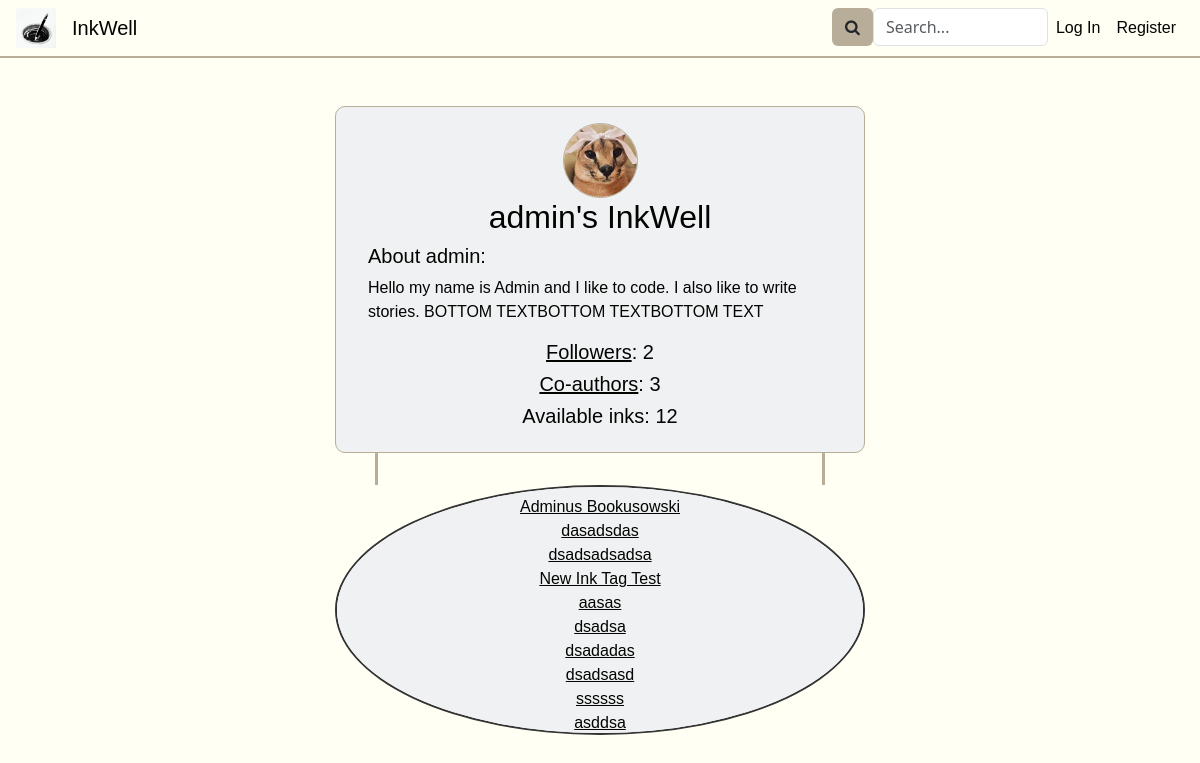
The app's page /well/admin with its own data.
### inkwell/models.py (models this page shows, shortened)
class User(AbstractUser):
    about = models.CharField(max_length=250, default="")
    profilePicture = models.ImageField(upload_to='', blank=True, null=True)
    @property
    def acceptedCoAuthorRequests(self): # Amount of accepted co-author requests the author got from other authors
        acar = Ink.objects.filter(inkOwner=self).exclude(coAuthors=None).values_list('coAuthors', flat=True)
        return acar.count()
    @property
    def followers(self):
        f = Follow.objects.filter(followee=self)
        return f.count()
    def __str__(self):
        return f"{self.username}"

class Ink(models.Model):
    wellOrigin = models.ForeignKey(Well, on_delete=models.CASCADE, related_name="well_pk", default="")
    inkOwner = models.ForeignKey(User, on_delete=models.CASCADE, related_name="ink_owner", default="")
    coAuthors = models.ManyToManyField(User, related_name="CoAuthors", blank=True)
    privateStatus = models.BooleanField(default=False)
    updateStatus = models.BooleanField(default=False) # If the Ink is edited at least once, this changes to true
    ink_following = models.ManyToManyField(User, related_name="ink_following", blank=True)
    tags = models.ManyToManyField(Tag, related_name="tags", blank=True)
    description = models.CharField(max_length=500, default="")
    title = models.CharField(max_length=64, default="")
    views = models.PositiveBigIntegerField(default=0)
    creation_date = models.DateTimeField(default=timezone.now, editable=False)

### inkwell/views.py (the view)
# urls.py: path('well/<str:username>', views.well, name='well'),
def well(request, username):
    followCheck = False
    wellOwner = User.objects.get(username=username)
    if request.user.is_authenticated:
        current_user = User.objects.get(pk=request.user.pk)
        if Follow.objects.filter(follower=current_user, followee=wellOwner):
            followCheck = True
    inks = Ink.objects.filter(inkOwner=wellOwner.pk, privateStatus=False)
    followers = wellOwner.followers
    co_authors = wellOwner.acceptedCoAuthorRequests
    return render(request, "inkwell/well.html", {
        "wellOwner": wellOwner,
        "inks": inks,
        "followers": followers,
        "ink_number": len(inks),
        "coAuthors": co_authors,
        "followCheck": followCheck,
        "title": f"{wellOwner}'s InkWell"
    })

### inkwell/templates/inkwell/well.html (shortened to what this page needs)
{% extends "inkwell/layout.html" %}
{% block body %}
<div class="well-col disFdirColAliCen mt-5">
    <div class="well-banner disFdirColAliCen">
        {% if wellOwner.profilePicture %}
            <img class="author-profile-picture" src="/media/{{wellOwner.profilePicture}}">
        {% else %}
            <img class="author-profile-picture" src="/media/no-profile-picture-icon.jpg">
        {% endif %}
        <h2 class="text-center" id="well-username" data-name="{{ wellOwner }}">{{ wellOwner }}'s InkWell</h2>
        <div class="profileAboutMe">
            <h5>About {{ wellOwner }}:</h5>
            <p>{{ wellOwner.about }}</p>
        </div>
        <h5><a href="{% url 'followers' username=wellOwner searchQuery='' %}">Followers</a>: {{ followers }}</h5>
        <h5><a href="{% url 'coauthors' username=wellOwner searchQuery='' %}">Co-authors</a>: {{ coAuthors }}</h5>
        <h5>Available inks: {{ ink_number }}</h5>
    </div>
    <div class="wellUnderBanner disFdirColAliCen">
        <div class="buttonsWellUnderBanner">
        </div>
    </div>
    <div class="well" id="well">
        <div class="inksInWell disFdirColAliCen mt-2 mb-2">
            {% for ink in inks %}
                <a href="{% url 'ink_view' inkID=ink.id %}">{{ink.title}}</a>
            {% endfor %}
        </div>
    </div>
</div>
{% endblock %}

### inkwell/static/inkwell/styles.css (style rules this page uses)
:root { --black: #020202ff; --dark-green: #0d2818ff; --pakistan-green: #04471cff; --sea-green: #058c42ff; --malachite: #16db65ff; --coquelicot: #f15025ff; --white: #ffffffff; --platinum: #e6e8e6ff; --timberwolf: #ced0ceff; --eerie-black: #191919ff; --gunmetal: #223843ff; --antiflash-white: #eff1f3ff; --timberwolf: #dbd3d8ff; --desert-sand: #d8b4a0ff; --burnt-sienna: #d77a61ff; --baby-powder: #fdfffcff; --lapis-lazuli: #235789ff; --fire-engine-red: #c1292eff; --school-bus-yellow: #f1d302ff; --raisin-black: #161925ff; --khaki: #b7ad99ff; --folly: #ff4365ff; --black: #030301ff; --turquoise: #00d9c0ff; --ivory: #fffff3ff; --primary-color: var(--antiflash-white); --secondary-color: var(--ivory); --background-color: var(--ivory); --text-color: var(--black); --border-color: var(--khaki); --button-color: var(--khaki); }
p, a, h1, h2, h3, h4, h5, span { color: var(--text-color); font-family:Arial, Helvetica, sans-serif; }
body { background-color: var(--background-color); margin: 0; z-index: 0; }
.disFdirColAliCen { display: flex; flex-direction: column; align-items: center; }
@media (min-width: 531px) { .well-banner, .well { width: 530px; } }
@media (min-width: 531px) { .wellUnderBanner { width: 450px; } }
.author-profile-picture { border: 1px var(--border-color) solid; border-radius: 50%; width: 75px; height: 75px; overflow: hidden; }
.well-col { width: auto; }
.profileAboutMe { margin-left: 1rem; margin-right: 1rem; }
.well-banner { height: auto; border: 1.5px var(--border-color) solid; background-color: var(--primary-color); border-radius: 10px; padding: 1rem; }
.wellUnderBanner { height: auto; border-left: 3px var(--border-color) solid; border-right: 3px var(--border-color) solid; }
.buttonsWellUnderBanner { padding: 1rem; }
.well { height: 250px; scrollbar-width: none; overflow-y: auto; text-overflow: ellipsis; border: 2px solid #333; border-radius: 50%; background-color: var(--primary-color); }

### records on screen
User: profilePicture (picture), username "admin", about "Hello my name is Admin and I like to code. I also like to write stories. BOTTOM TEXTBOTTOM TEXTBOTTOM TEXT"
Ink: title "Adminus Bookusowski"
Ink: title "dasadsdas"
Ink: title "dsadsadsadsa"
Ink: title "New Ink Tag Test"
Ink: title "aasas"
Ink: title "dsadsa"
Ink: title "dsadadas"
Ink: title "dsadsasd"
Ink: title "ssssss"
Ink: title "asddsa"

### other values on screen
{{ followers }} "2"
{{ coAuthors }} "3"
{{ ink_number }} "12"
